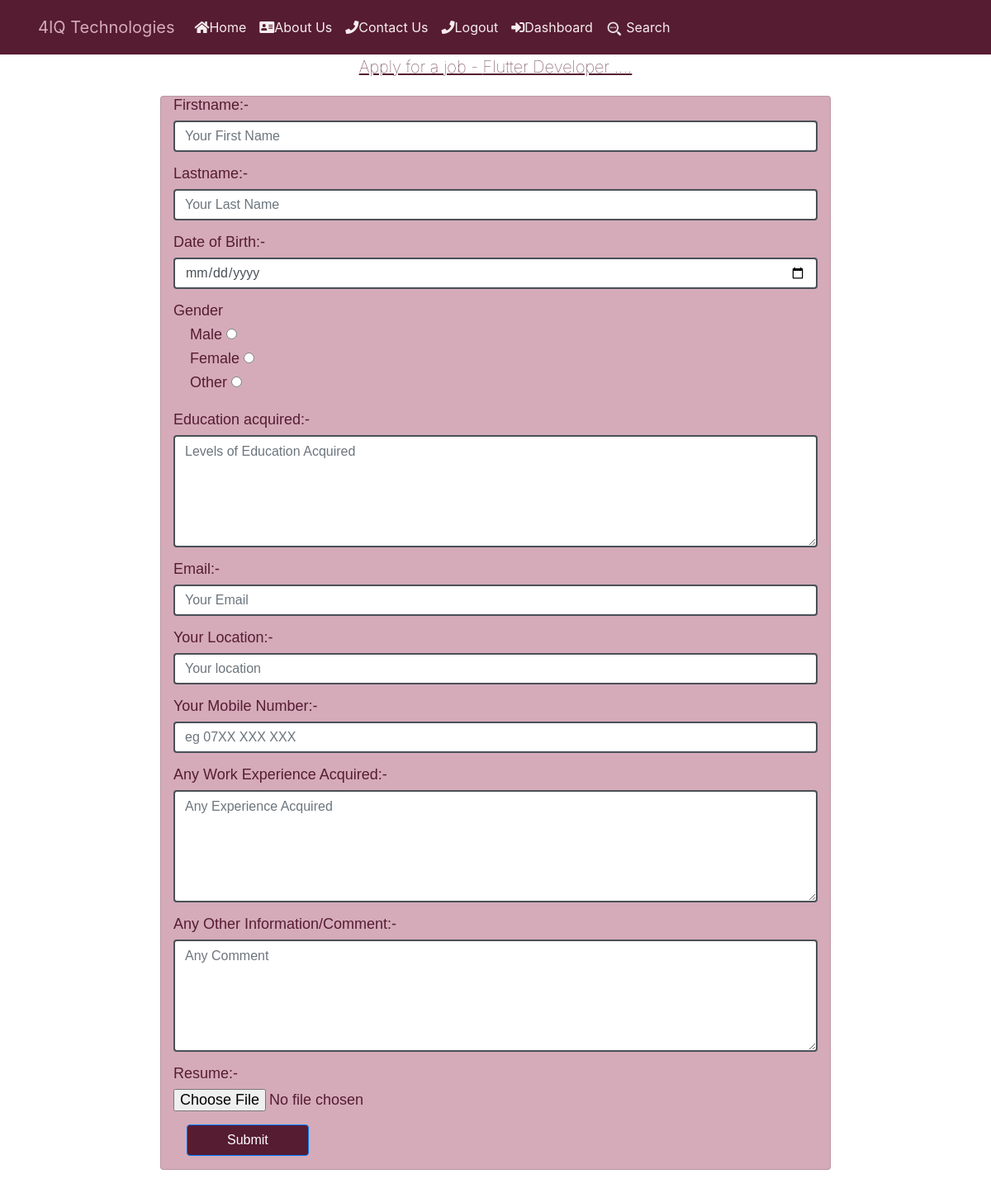
Page /job/35/apply_for_job/ (signed in) on the earlier database version.
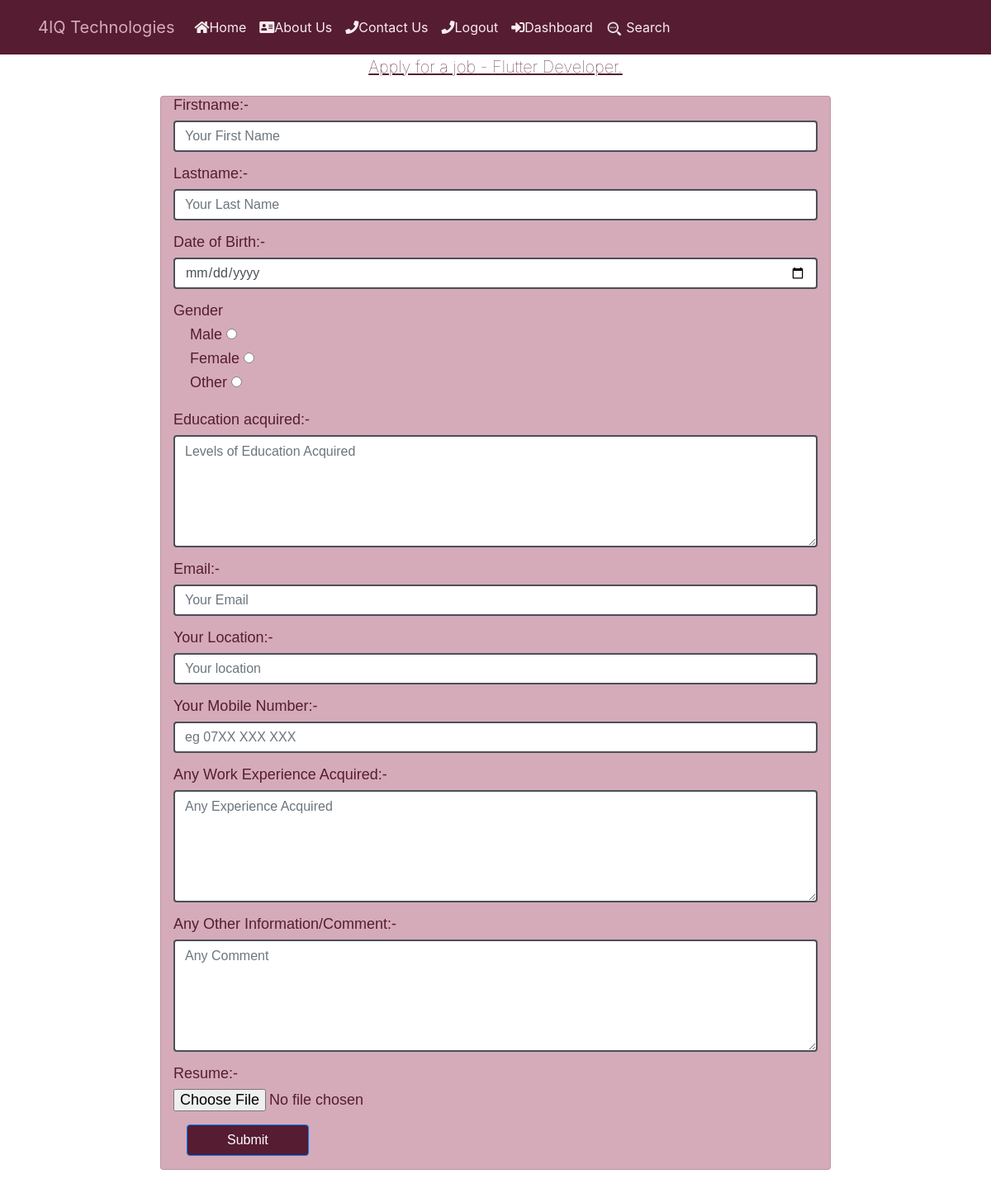
Same page on the later database version.
### job/models.py (models this page shows, shortened)
class Job(models.Model):
    COMPUTER_SUPPORT_SPECIALIST = 'Computer Support Specialist'
    HARDWARE_ENGINEER = 'Hardware Engineer'
    COMPUTER_SYSTEM_ANALYST = 'Computer System Analyst'
    SOFTWARE_DEVELOPER = 'Software Developer'
    PROGRAMMER = 'Programmer'
    WEB_DEVELOPER = 'Web Developer'
    NETWORK_ENGINEER = 'Network Engineer'
    SOFTWARE_TESTER = 'Software Tester'
    FRONTEND_DEVELOPER = "Frontend Developer"
    BACKEND_DEVELOPER = "Backend Developer"
    CHOICES_SIZE =   ( (COMPUTER_SUPPORT_SPECIALIST ,'COMPUTER_SUPPORT_SPECIALIST'),
    ( HARDWARE_ENGINEER ,'HARDWARE_ENGINEER'),
    ( COMPUTER_SYSTEM_ANALYST, 'COMPUTER_SYSTEM_ANALYST' ),
    ( SOFTWARE_DEVELOPER, 'SOFTWARE_DEVELOPER'),
    ( PROGRAMMER , 'PROGRAMMER'),
    ( WEB_DEVELOPER,'WEB_DEVELOPER'),
    ( NETWORK_ENGINEER,'NETWORK_ENGINEER'),
    ( SOFTWARE_TESTER,'SOFTWARE_TESTER'),
    (FRONTEND_DEVELOPER,"FRONTEND_DEVELOPER"),
    (BACKEND_DEVELOPER,"BACKEND_DEVELOPER")
    )
    ACTIVE = 'active'
    EMPLOYED = 'employed'
    ARCHIVED = 'archived'
    CHOICES_STATUS = (
        (EMPLOYED,'Employed'),
        (ACTIVE,'Active' ),
        (ARCHIVED,'Archived' )
     )
    title = models.CharField(max_length=200)
    created_at = models.DateTimeField(auto_now_add=True)
    skillset_required = models.TextField(null=True)
    about_job= models.TextField(blank=True, null=True)
    image = models.ImageField(upload_to="covers/",null=True,blank=True)
    experience = models.CharField(max_length=100,null=True)
    salary = models.CharField(max_length=50,null=True)
    deadline = models.CharField(max_length=50,null=True)
    department_name = models.CharField( max_length=30,choices=CHOICES_SIZE)
    created_by = models.ForeignKey(User,
                                   related_name="jobs",
                                   on_delete=models.CASCADE)
    status = models.CharField(max_length=20,choices=CHOICES_STATUS,default='active')
    class Meta:
        ordering = ['-created_at']

### job/views.py (the view)
# urls.py: path("<int:job_id>/apply_for_job/" ,views.apply_for_job, name="apply_for_job "),
@login_required
def apply_for_job(request, job_id):
    job = Job.objects.get(pk=job_id)
    new_app = Application.objects.all()
    new_app_count = new_app.count()
    if request.method == 'POST':
        form = ApplicationForm(request.POST)
        if form.is_valid():
            application = form.save(commit=False)
            application.job = job
            application.created_by = request.user
            application.resume = request.FILES["resume"]
            application.save()
            messages.info(
            request,
            "Applied successfully...")
            create_notification(request,
                                job.created_by,
                                'application',
                                extra_id=application.id)
            return redirect("dashboard")
    else:
        form = ApplicationForm()
    context = {
        'new_app':new_app,
        'new_app_count':new_app_count ,
        'form': form,
        'job': job
    }
    return render(request, 'apply_for_job.html', context)

### job/forms.py
class ApplicationForm(forms.ModelForm):
    class Meta:
        model = Application
        fields = ['first_name','last_name','date_of_birth','gender','education','email','location','content','experience','mobile', 'resume']

### notification/context_processors.py (called while the page is built)
def notifications(request):
    if request.user.is_authenticated:
        return {
            'notificactions': request.user.notifications.filter(is_read=False)
        }
    else:
        return {'notifications': []}

### job/templates/apply_for_job.html (shortened to what the changed rows need)
{% include 'header.html' %} {% block content %}
<center
  class="title"
  style="
    font-size: 20px;
    font-weight: 100;
    text-decoration: underline;
    color: #561c32;
  "
>
  Apply for a job - {{ job.title }}
</center>
{% endblock %}

Differences in the rows shown:
changed Job: title "Flutter Developer ...." → "Flutter Developer."
